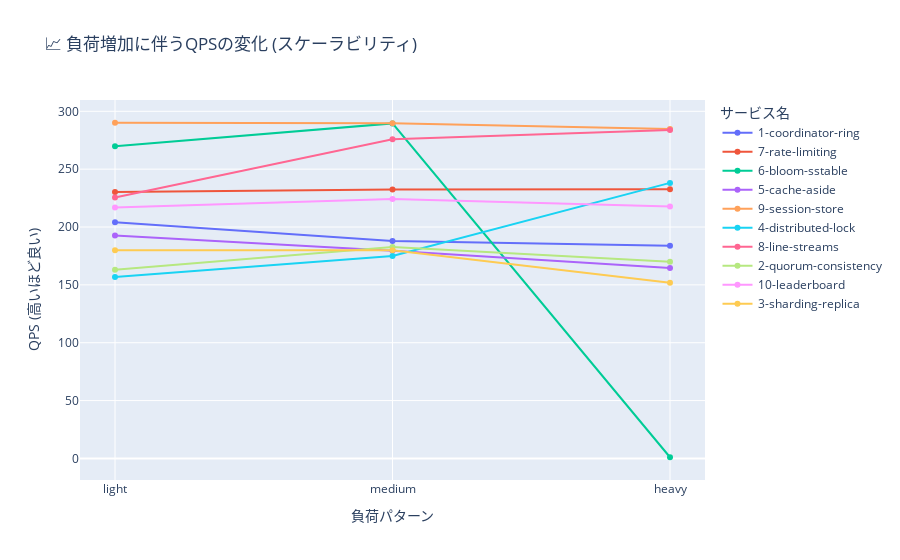

Write notebook code for a chart like this one.
### Markdown cell above
## 4. スケーラビリティ分析

### Code cell
if df_results is not None:
    fig = px.line(
        df_results.sort_values('pattern_name'),
        x='pattern_name',
        y='qps',
        color='service_name',
        markers=True,
        title='📈 負荷増加に伴うQPSの変化 (スケーラビリティ)',
        labels={'pattern_name': '負荷パターン', 'qps': 'QPS', 'service_name': 'サービス名'}
    )
    fig.update_layout(xaxis_title="負荷パターン", yaxis_title="QPS (高いほど良い)")
    fig.show()
else:
    print("データがありません。")

### Figure 1 — Plotly figure (JSON) as saved in the notebook; plotly's stock layout.template omitted (floating-point values rounded to 4 significant figures)
{"data": [{"hovertemplate": "サービス名=1-coordinator-ring<br>負荷パターン=%{x}<br>QPS=%{y}<extra></extra>", "legendgroup": "1-coordinator-ring", "line": {"color": "#636efa", "dash": "solid"}, "marker": {"symbol": "circle"}, "mode": "lines+markers", "name": "1-coordinator-ring", "orientation": "v", "showlegend": true, "type": "scatter", "x": ["light", "medium", "heavy"], "xaxis": "x", "y": [204.1, 187.9, 183.9], "yaxis": "y"}, {"hovertemplate": "サービス名=7-rate-limiting<br>負荷パターン=%{x}<br>QPS=%{y}<extra></extra>", "legendgroup": "7-rate-limiting", "line": {"color": "#EF553B", "dash": "solid"}, "marker": {"symbol": "circle"}, "mode": "lines+markers", "name": "7-rate-limiting", "orientation": "v", "showlegend": true, "type": "scatter", "x": ["light", "medium", "heavy"], "xaxis": "x", "y": [230.3, 232.5, 232.7], "yaxis": "y"}, {"hovertemplate": "サービス名=6-bloom-sstable<br>負荷パターン=%{x}<br>QPS=%{y}<extra></extra>", "legendgroup": "6-bloom-sstable", "line": {"color": "#00cc96", "dash": "solid"}, "marker": {"symbol": "circle"}, "mode": "lines+markers", "name": "6-bloom-sstable", "orientation": "v", "showlegend": true, "type": "scatter", "x": ["light", "medium", "heavy"], "xaxis": "x", "y": [269.9, 289.5, 1.024], "yaxis": "y"}, {"hovertemplate": "サービス名=5-cache-aside<br>負荷パターン=%{x}<br>QPS=%{y}<extra></extra>", "legendgroup": "5-cache-aside", "line": {"color": "#ab63fa", "dash": "solid"}, "marker": {"symbol": "circle"}, "mode": "lines+markers", "name": "5-cache-aside", "orientation": "v", "showlegend": true, "type": "scatter", "x": ["light", "medium", "heavy"], "xaxis": "x", "y": [192.6, 179.5, 164.6], "yaxis": "y"}, {"hovertemplate": "サービス名=9-session-store<br>負荷パターン=%{x}<br>QPS=%{y}<extra></extra>", "legendgroup": "9-session-store", "line": {"color": "#FFA15A", "dash": "solid"}, "marker": {"symbol": "circle"}, "mode": "lines+markers", "name": "9-session-store", "orientation": "v", "showlegend": true, "type": "scatter", "x": ["light", "medium", "heavy"], "xaxis": "x", "y": [290.1, 289.7, 284.8], "yaxis": "y"}, {"hovertemplate": "サービス名=4-distributed-lock<br>負荷パターン=%{x}<br>QPS=%{y}<extra></extra>", "legendgroup": "4-distributed-lock", "line": {"color": "#19d3f3", "dash": "solid"}, "marker": {"symbol": "circle"}, "mode": "lines+markers", "name": "4-distributed-lock", "orientation": "v", "showlegend": true, "type": "scatter", "x": ["light", "medium", "heavy"], "xaxis": "x", "y": [156.7, 174.9, 238.1], "yaxis": "y"}, {"hovertemplate": "サービス名=8-line-streams<br>負荷パターン=%{x}<br>QPS=%{y}<extra></extra>", "legendgroup": "8-line-streams", "line": {"color": "#FF6692", "dash": "solid"}, "marker": {"symbol": "circle"}, "mode": "lines+markers", "name": "8-line-streams", "orientation": "v", "showlegend": true, "type": "scatter", "x": ["light", "medium", "heavy"], "xaxis": "x", "y": [225.5, 275.9, 283.9], "yaxis": "y"}, {"hovertemplate": "サービス名=2-quorum-consistency<br>負荷パターン=%{x}<br>QPS=%{y}<extra></extra>", "legendgroup": "2-quorum-consistency", "line": {"color": "#B6E880", "dash": "solid"}, "marker": {"symbol": "circle"}, "mode": "lines+markers", "name": "2-quorum-consistency", "orientation": "v", "showlegend": true, "type": "scatter", "x": ["light", "medium", "heavy"], "xaxis": "x", "y": [163.0, 182.8, 170.1], "yaxis": "y"}, {"hovertemplate": "サービス名=10-leaderboard<br>負荷パターン=%{x}<br>QPS=%{y}<extra></extra>", "legendgroup": "10-leaderboard", "line": {"color": "#FF97FF", "dash": "solid"}, "marker": {"symbol": "circle"}, "mode": "lines+markers", "name": "10-leaderboard", "orientation": "v", "showlegend": true, "type": "scatter", "x": ["light", "medium", "heavy"], "xaxis": "x", "y": [216.9, 224.2, 217.8], "yaxis": "y"}, {"hovertemplate": "サービス名=3-sharding-replica<br>負荷パターン=%{x}<br>QPS=%{y}<extra></extra>", "legendgroup": "3-sharding-replica", "line": {"color": "#FECB52", "dash": "solid"}, "marker": {"symbol": "circle"}, "mode": "lines+markers", "name": "3-sharding-replica", "orientation": "v", "showlegend": true, "type": "scatter", "x": ["light", "medium", "heavy"], "xaxis": "x", "y": [179.8, 179.9, 151.8], "yaxis": "y"}], "layout": {"legend": {"title": {"text": "サービス名"}, "tracegroupgap": 0}, "title": {"text": "📈 負荷増加に伴うQPSの変化 (スケーラビリティ)"}, "xaxis": {"anchor": "y", "domain": [0, 1], "title": {"text": "負荷パターン"}}, "yaxis": {"anchor": "x", "domain": [0, 1], "title": {"text": "QPS (高いほど良い)"}}}}
